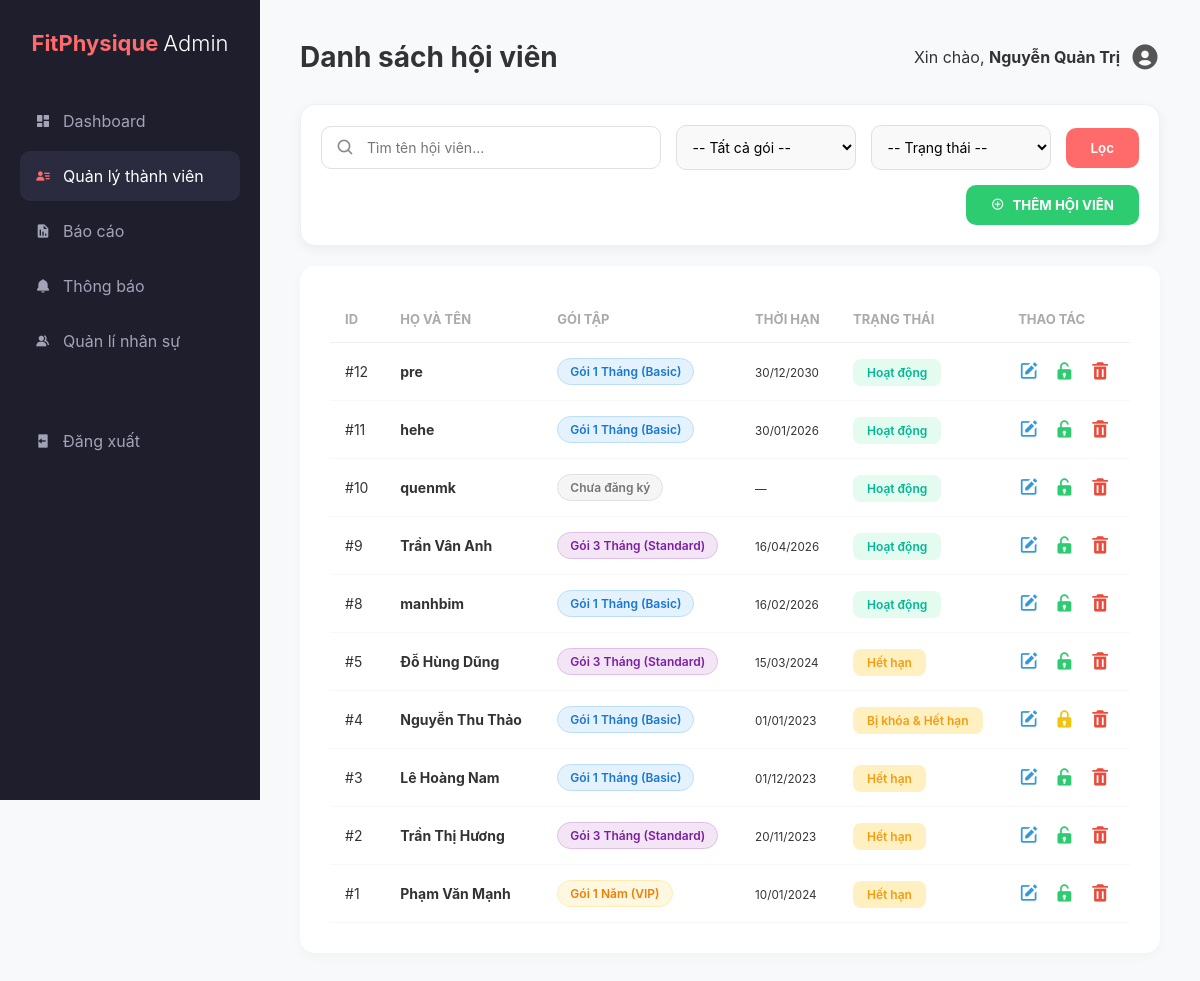
/QL_Members/members.php (signed in), run on the app's committed database.
### tables this page shows
CREATE TABLE `members` (
  `member_id` int(11) NOT NULL,
  `full_name` varchar(100) NOT NULL,
  `email` varchar(100) NOT NULL,
  `password` varchar(255) NOT NULL,
  `phone_number` varchar(15) DEFAULT NULL,
  `address` text DEFAULT NULL,
  `gender` enum('Male','Female','Other') NOT NULL,
  `status` enum('Active','Inactive') DEFAULT 'Active'
);

CREATE TABLE `membership_packages` (
  `package_id` int(11) NOT NULL,
  `package_name` varchar(100) NOT NULL,
  `duration_days` int(11) NOT NULL,
  `price` decimal(10,2) NOT NULL,
  `description` text DEFAULT NULL
);

### QL_Members/member_action.php (called while the page is built, shortened)
<?php
$conn = new mysqli("localhost", "root", "", "gymmanagement");
$conn->set_charset("utf8mb4");
$search = isset($_GET['search']) ? $conn->real_escape_string($_GET['search']) : '';
$where_clauses = ["1=1"];
$where_sql = implode(" AND ", $where_clauses);
$sql = "SELECT m.*, m.status as m_status, ms.start_date, ms.end_date, p.package_name, p.package_id
        FROM members m
        LEFT JOIN (
            SELECT * FROM member_subscriptions
            WHERE subscription_id IN (SELECT MAX(subscription_id) FROM member_subscriptions GROUP BY member_id)
        ) ms ON m.member_id = ms.member_id
        LEFT JOIN membership_packages p ON ms.package_id = p.package_id
        WHERE $where_sql
        ORDER BY m.member_id DESC";
$result = $conn->query($sql);
$today = date('Y-m-d');

### QL_Members/members.php (the view, shortened to what this page needs)
<?php include 'member_action.php'; ?>
<!DOCTYPE html>
<html lang="vi">
<head>
    <link href='https://unpkg.com/boxicons@2.1.4/css/boxicons.min.css' rel='stylesheet'>
    <link rel="stylesheet" href="admin_dashboard.css">
    <link rel="stylesheet" href="members.css">
</head>
<body>
<div class="sidebar">
    <div class="logo"><h2>FitPhysique<span>Admin</span></h2></div>
    <ul>
        <li><a href="admin_dashboard.php"><i class='bx bxs-dashboard'></i> Dashboard</a></li>
        <li><a href="members.php" class="active"><i class='bx bxs-user-detail'></i> Quản lý thành viên</a></li>
        <li><a href="thongke.php"><i class='bx bxs-report'></i> Báo cáo</a></li>
        <li><a href="admin_thongbao.php"><i class='bx bxs-bell'></i> Thông báo</a></li>
        <?php if (isset($_SESSION['role']) && $_SESSION['role'] === 'admin'): ?>
        <li><a href="admin_staff.php"><i class='bx bxs-group'></i> Quản lí nhân sự</a></li>
    <?php endif; ?>
        <li class="logout"><a href="logout1.php"><i class='bx bxs-log-out'></i> Đăng xuất</a></li>
    </ul>
</div>
<div class="main-content">
    <div class="header">
        <h1>Danh sách hội viên</h1>
        <div class="user-info">
            <span>Xin chào, <strong><?= htmlspecialchars($_SESSION['full_name'] ?? 'Admin') ?></strong></span>
            <i class='bx bxs-user-circle'></i>
        </div>
    </div>
    <div class="search-bar-container">
        <form action="members.php" method="GET">
            <div class="search-group">
                <i class='bx bx-search'></i>
                <input type="text" name="search" placeholder="Tìm tên hội viên..." value="<?= htmlspecialchars($search) ?>">
            </div>
            <div class="filter-group">
                <select name="filter_package">
                    <option value="">-- Tất cả gói --</option>
                </select>
            </div>
            <div class="filter-group">
                <select name="filter_status">
                    <option value="">-- Trạng thái --</option>
                </select>
            </div>
            <button type="submit" class="btn-submit-search">Lọc</button>
            <button type="button" onclick="openAddModal()" class="btn-add-new">
                <i class='bx bx-plus-circle'></i> THÊM HỘI VIÊN
            </button>
        </form>
    </div>
    <div class="recent-transactions">
        <table>
            <thead>
                <tr>
                    <th>ID</th><th>Họ và Tên</th><th>Gói tập</th><th>Thời hạn</th><th>Trạng thái</th><th>Thao tác</th>
                </tr>
            </thead>
            <tbody>
                <?php while ($row = $result->fetch_assoc()):
                    $is_expired = ($row['end_date'] && $today > $row['end_date']);
                ?>
                <tr>
                    <td>#<?= $row['member_id'] ?></td>
                    <td><strong><?= htmlspecialchars($row['full_name']) ?></strong></td>
                    <td><span class="badge badge-<?= $row['package_id'] ?? 'none' ?>"><?= htmlspecialchars($row['package_name'] ?? 'Chưa đăng ký') ?></span></td>
                    <td><small><?= $row['end_date'] ? date("d/m/Y", strtotime($row['end_date'])) : '—' ?></small></td>
                    <td>
                        <span class="status <?= ($row['m_status'] == 'Inactive' || $is_expired) ? 'type-renew' : 'type-reg' ?>">
                            <?php
                                if ($row['m_status'] == 'Inactive' && $is_expired) { echo "Bị khóa & Hết hạn"; }
                                elseif ($row['m_status'] == 'Inactive') { echo "Bị khóa"; }
                                elseif ($is_expired) { echo "Hết hạn"; }
                                else { echo "Hoạt động"; }
                            ?>
                        </span>
                    </td>
                    <td>
                        <div class="action-buttons">
                            <a href="javascript:void(0)" onclick='openEditModal(<?= json_encode($row) ?>)'>
                                <i class='bx bxs-edit icon-edit'></i>
                            </a>
                            <form action="member_action.php" method="POST" style="display:inline;">
                                <button type="submit" style="background:none; border:none; cursor:pointer; padding:0;">
                                    <i class='bx <?= $row['m_status']=='Active'?'bxs-lock-open':'bxs-lock' ?> icon-lock'
                                       style="color:<?= $row['m_status']=='Active'?'#2ecc71':'#f1c40f' ?>;"></i>
                                </button>
                            </form>
                            <a href="member_action.php?delete_id=<?= $row['member_id'] ?>" onclick="return confirm('Xác nhận xóa?')">
                                <i class='bx bxs-trash icon-delete'></i>
                            </a>
                        </div>
                    </td>
                </tr>
                <?php endwhile; ?>
            </tbody>
        </table>
    </div>
</div>
</body>
</html>

### QL_Members/admin_dashboard.css (style rules this page uses)
* { margin: 0; padding: 0; box-sizing: border-box; font-family: "Inter", "Segoe UI", sans-serif; }
body { display: flex; background: #f8f9fa; color: #333; }
.sidebar { width: 260px; background: #1e1e2d; color: #fff; padding: 30px 20px; position: fixed; height: 100vh; }
.sidebar .logo h2 { color: #ff6b6b; font-size: 22px; margin-bottom: 40px; text-align: center; }
.sidebar .logo span { color: #fff; font-weight: 300; margin-left: 5px; }
.sidebar ul { list-style: none; }
.sidebar ul li a { color: #a2a3b7; text-decoration: none; padding: 15px; display: flex; align-items: center; gap: 12px; border-radius: 10px; transition: 0.3s; margin-bottom: 5px; }
.sidebar ul li a:hover, .sidebar ul li a.active { background: #2b2b40; color: #fff; }
.sidebar ul li a.active i { color: #ff6b6b; }
.logout { margin-top: 50px; color: red; }
.main-content { flex: 1; margin-left: 260px; padding: 40px; }
.header { display: flex; justify-content: space-between; align-items: center; margin-bottom: 30px; }
.header h1 { font-size: 28px; font-weight: 700; }
.user-info { display: flex; align-items: center; gap: 10px; }
.user-info i { font-size: 30px; color: #555; }
.recent-transactions { background: #fff; padding: 30px; border-radius: 15px; box-shadow: 0 4px 12px rgba(0, 0, 0, 0.03); }
table { width: 100%; border-collapse: collapse; }
table th { text-align: left; padding: 15px; color: #aaa; font-size: 13px; text-transform: uppercase; border-bottom: 1px solid #f0f0f0; }
table td { padding: 15px; border-bottom: 1px solid #f8f8f8; font-size: 14px; }
.status { padding: 6px 14px; border-radius: 8px; font-size: 12px; font-weight: 600; }
.type-reg { background: #e3fcef; color: #00b894; }
.type-renew { background: #fff0c2; color: #f39c12; }
.btn-add-new { background: #27ae60; color: #fff; border: none; padding: 10px 18px; border-radius: 8px; cursor: pointer; display: flex; align-items: center; gap: 5px; }
.search-bar-container { background: #fff; padding: 20px; border-radius: 15px; box-shadow: 0 4px 12px rgba(0, 0, 0, 0.05); margin-bottom: 25px; border: 1px solid #f0f0f0; }
.search-bar-container form { display: flex; gap: 15px; align-items: center; flex-wrap: wrap; }
.search-group { position: relative; flex: 2; min-width: 250px; }
.search-group i { position: absolute; left: 15px; top: 50%; transform: translateY(-50%); color: #888; font-size: 1.2rem; }
.search-group input { width: 100%; padding: 12px 15px 12px 45px; border: 1px solid #e0e0e0; border-radius: 10px; outline: none; font-size: 14px; transition: all 0.3s ease; }
.filter-group { flex: 1; min-width: 180px; }
.filter-group select { width: 100%; padding: 12px; border: 1px solid #e0e0e0; border-radius: 10px; background-color: #f9f9f9; cursor: pointer; outline: none; font-size: 14px; }
.btn-submit-search { background-color: #ff6b6b; color: white; padding: 12px 25px; border: none; border-radius: 10px; font-weight: 600; cursor: pointer; transition: all 0.3s ease; display: flex; align-items: center; gap: 8px; }
.filter-group select { width: 100%; padding: 12px; border: 1px solid #e0e0e0; border-radius: 10px; background-color: #f9f9f9; cursor: pointer; outline: none; }

### data on the page
members: member_id "12", full_name "pre", membership_packages.package_name "Gói 1 Tháng (Basic)", end_date "30/12/2030", status "Hoạt động"
members: member_id "11", full_name "hehe", membership_packages.package_name "Gói 1 Tháng (Basic)", end_date "30/01/2026", status "Hoạt động"
members: member_id "10", full_name "quenmk", package_name "Chưa đăng ký", status "Hoạt động"
members: member_id "9", full_name "Trần Vân Anh", membership_packages.package_name "Gói 3 Tháng (Standard)", end_date "16/04/2026", status "Hoạt động"
members: member_id "8", full_name "manhbim", membership_packages.package_name "Gói 1 Tháng (Basic)", end_date "16/02/2026", status "Hoạt động"
members: member_id "5", full_name "Đỗ Hùng Dũng", membership_packages.package_name "Gói 3 Tháng (Standard)", end_date "15/03/2024", status "Hết hạn"
members: member_id "4", full_name "Nguyễn Thu Thảo", membership_packages.package_name "Gói 1 Tháng (Basic)", end_date "01/01/2023", status "Bị khóa & Hết hạn"
members: member_id "3", full_name "Lê Hoàng Nam", membership_packages.package_name "Gói 1 Tháng (Basic)", end_date "01/12/2023", status "Hết hạn"
members: member_id "2", full_name "Trần Thị Hương", membership_packages.package_name "Gói 3 Tháng (Standard)", end_date "20/11/2023", status "Hết hạn"
members: member_id "1", full_name "Phạm Văn Mạnh", membership_packages.package_name "Gói 1 Năm (VIP)", end_date "10/01/2024", status "Hết hạn"

### other printed values
$_SESSION['full_name'] "Nguyễn Quản Trị"
